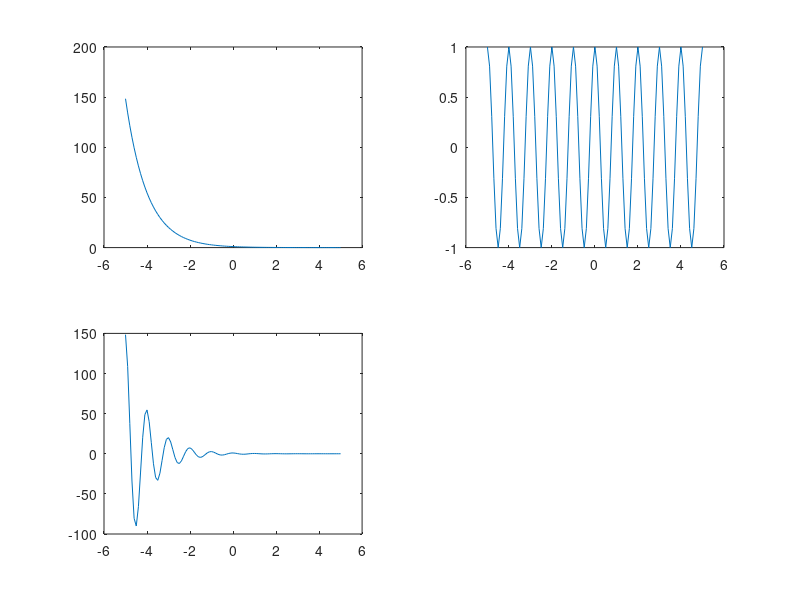

Source code (MATLAB):
t=[-5:0.1:5]
A=1
x=A*exp(-t);
figure(1);
hold on;
subplot(2,2,1);
plot(t,x)
hold on;

y=A*cos(2*pi*t)
figure(1)
hold on;
subplot(2,2,2);
plot(t,y);
hold on;

z=exp(-t).*cos(2*pi*t)
figure(1)
hold on;
subplot(2,2,3)
plot(t,z)
hold off;
